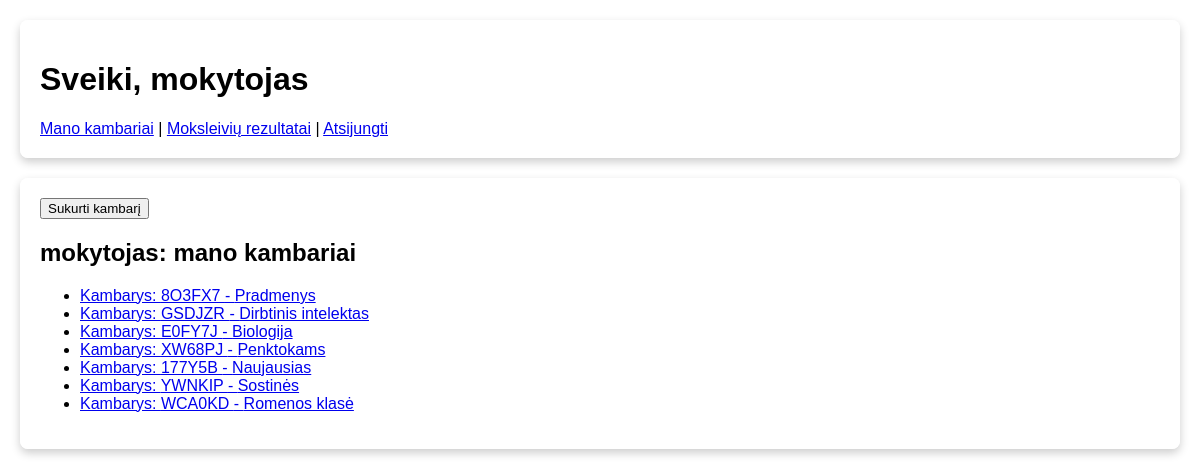
/teacher/rooms/ (signed in), run on the app's committed database.
### game/models.py (models this page shows)
class CustomUser(AbstractUser):
    ROLE_CHOICES = (
        ('teacher', 'Teacher'),
        ('student', 'Student'),
    )
    role = models.CharField(max_length=10, choices=ROLE_CHOICES, default='student')
    groups = models.ManyToManyField(Group, related_name="customuser_groups", blank=True)
    user_permissions = models.ManyToManyField(Permission, related_name="customuser_permissions", blank=True)

class Room(models.Model):
    code = models.CharField(max_length=6, unique=True, default=generate_room_code)
    teacher = models.ForeignKey(CustomUser, on_delete=models.CASCADE, related_name="rooms")
    created_at = models.DateTimeField(auto_now_add=True)
    name = models.CharField(max_length=100, blank=True, null=True)  # <--- new field

### game/views.py (the view)
# urls.py: path('teacher/rooms/', teacher_profile, name='teacher_profile'),
@login_required
def teacher_profile(request):
    if request.user.role != 'teacher':
        messages.error(request, "Klaida: ne mokytojo profilis")
        return redirect('index')
    rooms = Room.objects.filter(teacher=request.user)
    return render(request, 'teacher_profile.html', {'rooms': rooms})

### game/templates/teacher_profile.html (shortened to what this page needs)
{% extends 'base_teacher.html' %}
{% load static %}
{% block content %}
<div class="header bg-primary pb-6">
  <div class="container-fluid">
    <div class="header-body">
      <div class="row align-items-center py-4">
        <div class="col-lg-6 col-5 text-right">
          <button class="btn btn-sm btn-neutral" onclick="createRoom()">Sukurti kambarį</button>
        </div>
      </div>
    </div>
  </div>
</div>
<div class="container-fluid mt--6">
  <div class="row">
    <div class="col-xl-12">
      <div class="card bg-default">
        <div class="card-header bg-transparent">
          <h2 class="text-light">{{ request.user.username }}: mano kambariai</h2>
        </div>
        <div class="card-body text-white">
          <ul>
            {% for room in rooms %}
              <li>
                <a class="text-info" href="{% url 'teacher_room_detail' room.id %}">
                  Kambarys: {{ room.code }} - {{ room.name|default:"(be pavadinimo)" }}
                </a>
              </li>
            {% endfor %}
          </ul>
        </div>
      </div>
    </div>
  </div>
</div>
{% endblock %}

### game/templates/base_teacher.html (shortened to what this page needs)
<!DOCTYPE html>
<html lang="en">
<head>
  {% load static %}
</head>
<body>
  <div id="threeContainer"></div>
  <header class="dashboard-content">
    <h1>Sveiki, {{ request.user.username }}</h1>
    <nav>
      <a href="{% url 'teacher_profile' %}">Mano kambariai</a> |
      <a href="{% url 'student_results' %}">Moksleivių rezultatai</a> |
      <a href="{% url 'login' %}">Atsijungti</a>
    </nav>
  </header>
  <main class="dashboard-content">
    {% block content %}{% endblock %}
  </main>
</body>
</html>

### game/templates/base_teacher.html (style rules this page uses)
html, body { margin: 0; padding: 0; width: 100%; height: 100%; overflow-y: scroll; font-family: Arial, sans-serif; }
#threeContainer { position: fixed; top: 0; left: 0; width: 100%; height: 100%; z-index: -1; pointer-events: none; }
.dashboard-content { position: relative; z-index: 9999; background: rgba(255, 255, 255, 0.9); padding: 20px; border-radius: 8px; box-shadow: 0 4px 10px rgba(0, 0, 0, 0.2); margin: 20px; max-height: 80vh; overflow-y: auto; }

### data on the page
CustomUser: user.username "mokytojas"
Room: code "8O3FX7", name "Pradmenys"
Room: code "GSDJZR", name "Dirbtinis intelektas"
Room: code "E0FY7J", name "Biologija"
Room: code "XW68PJ", name "Penktokams"
Room: code "177Y5B", name "Naujausias"
Room: code "YWNKIP", name "Sostinės"
Room: code "WCA0KD", name "Romenos klasė"
